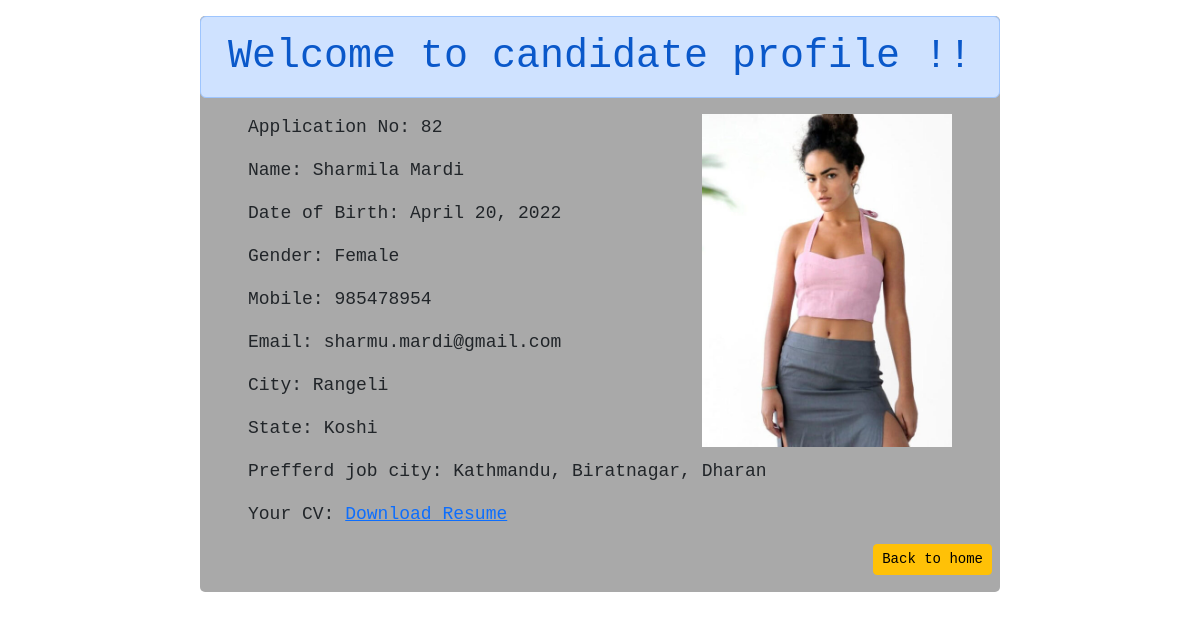
The page /82 on the database its author committed.
### resumeapp/models.py (models this page shows)
class Candidate(models.Model):
    name = models.CharField(max_length=80)
    dob = models.DateField(auto_now=False, auto_now_add=False)
    gender = models.CharField(max_length=10)
    city = models.CharField(max_length=80)
    pin = models.PositiveBigIntegerField()
    state = models.CharField(choices=STATE_CHOICES, max_length=80)
    mobile = models.PositiveBigIntegerField()
    email = models.EmailField()
    job_city = models.CharField(max_length=80)
    profile_image = models.ImageField(upload_to='images')
    doc_file = models.FileField(upload_to='docs')

### resumeapp/views.py (the view)
# urls.py: path('<int:id>',views.CandidateView.as_view(), name = 'candidate')
class CandidateView(View):
    def get(self, request,id):
        candidate_data = Candidate.objects.get(id=id)
        return render(request, 'resumeapp/candidate.html',{'candidate': candidate_data})

### resumeapp/templatetags/myfilter.py (called while the page is built)
@register.filter(name='remove_special')
def remove_city(value, arg):
    for character in arg:
        value = value.replace(character, "")
    return value

### resumeapp/templates/resumeapp/candidate.html (shortened to what this page needs)
{% extends 'resumeapp/base.html' %}
{% load myfilter %}
{% load static %}
{% block content %}
<div class="applicant-block col-sm-8 mx-auto pb-5 mt-3">
<h1 class="alert alert-primary text-center">Welcome to candidate profile !!</h1>
<div class="candidate-image d-inline float-end mx-5">
    <img src="{{candidate.profile_image.url}}" alt="Profile_photo" class="img-fluid" width="250" height="250">
</div>
    <div class="candidate-data mx-5">
     <p>Application No: {{candidate.id}}
     <p>Name: {{candidate.name}}</p>
     <p>Date of Birth: {{candidate.dob}}</p>
    <p>Gender: {{candidate.gender}}</p>
     <p>Mobile: {{candidate.mobile}}</p>
     <p>Email: {{candidate.email}}</p>
     <p>City: {{candidate.city}}</p>
     <p>State: {{candidate.state}}</p>
     <p>Prefferd job city: {{candidate.job_city|remove_special:"[]'"}}</p>
    <p>Your CV: <a href="{{ candidate.doc_file.url}}">Download Resume</a> </p>
    </div>
    <a class="btn btn-warning btn-sm float-end mx-2" href="{% url 'home' %}">Back to home</a>
</div>
{% endblock %}

### resumeapp/static/resumeapp/css/style.css (style rules this page uses)
body { font-family: monospace; font-size: 18px; }
.applicant-block { border-radius: 5px; }
.applicant-block { background-color:darkgray; }

### rows shown on the page
Candidate: profile_image (picture), id "82", name "Sharmila Mardi", dob "April 20, 2022", gender "Female", mobile "985478954", email "sharmu.mardi@gmail.com", city "Rangeli", state "Koshi", job_city|remove_special "Kathmandu, Biratnagar, Dharan"
